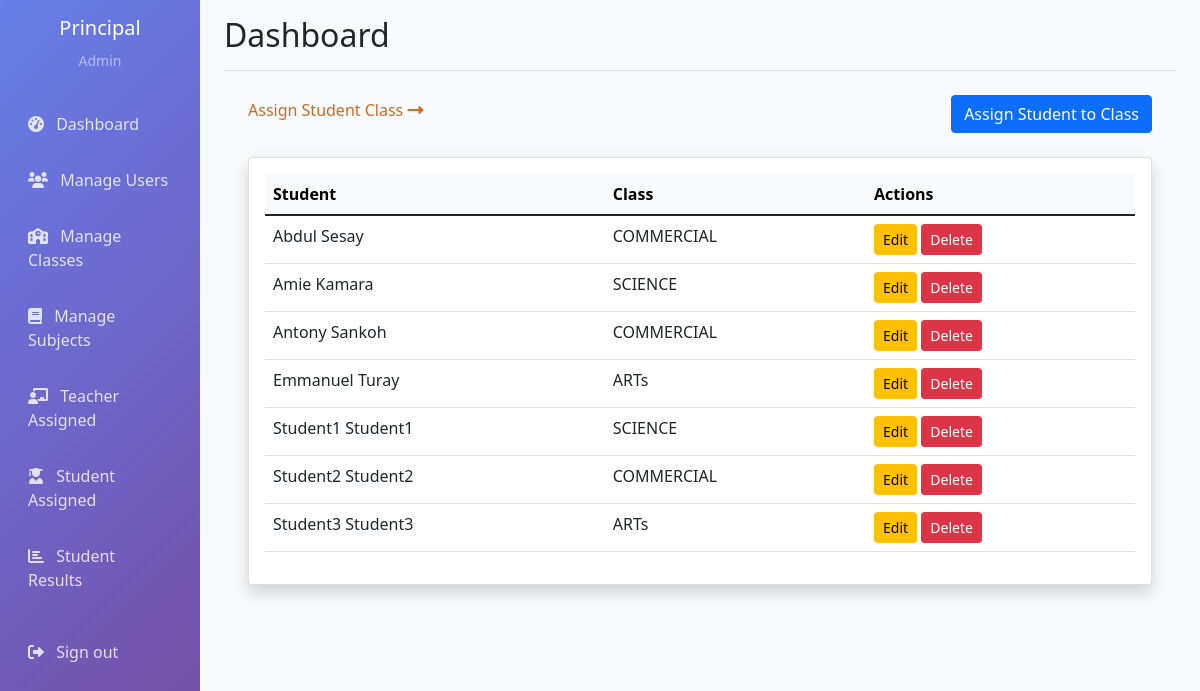
/accounts/student-assignments/ (signed in), run on the app's committed database.
### accounts/models.py (models this page shows, shortened)
class CustomUser(AbstractUser):
    USER_TYPE_CHOICES = (
        ('admin', 'Admin'),
        ('teacher', 'Teacher'),
        ('student', 'Student'),
    )
    email = models.EmailField(unique=True)
    user_type = models.CharField(max_length=10, choices=USER_TYPE_CHOICES)
    phone = models.PositiveIntegerField(max_length=15, blank=True)
    address = models.CharField(blank=True)
    USERNAME_FIELD = 'email'
    REQUIRED_FIELDS = ['username', 'user_type']

class StudentClass(models.Model):
    student = models.ForeignKey(CustomUser, on_delete=models.CASCADE, limit_choices_to={'user_type': 'student'})
    class_assigned = models.ForeignKey(Class, on_delete=models.CASCADE)
    class Meta:
        unique_together = ['student', 'class_assigned']

class Class(models.Model):
    name = models.CharField(max_length=100)
    description = models.CharField(blank=True)
    created_at = models.DateTimeField(auto_now_add=True)
    class Meta:
        verbose_name_plural = "Classes"

### accounts/views.py (the view)
# urls.py: path('accounts/student-assignments/', views.manage_student_assignments, name='manage_student_assignments'),
@login_required
def manage_student_assignments(request):
    if request.user.user_type != 'admin':
        messages.error(request, 'Access denied')
        return redirect('dashboard')
    assignments = StudentClass.objects.all().order_by('student__first_name')
    return render(request, 'admin/manage_student_assignments.html', {'assignments': assignments})

### templates/admin/manage_student_assignments.html (shortened to what this page needs)
{% extends 'base.html' %}
{% block content %}
<div class="container mt-4">
    <div class="d-flex justify-content-between align-items-center mb-4">
        <h6 style="color: chocolate;">Assign Student Class <i class="fas fa-long-arrow-alt-right"></i></h6>
        <a href="{% url 'assign_student_class' %}" class="btn btn-primary">
             Assign Student to Class
        </a>
    </div>
    <div class="card shadow">
        <div class="card-body">
            <div class="table-responsive">
                <table class="table table-hover">
                    <thead class="table-light">
                        <tr>
                            <th>Student</th>
                            <th>Class</th>
                             <th>Actions</th>
                        </tr>
                    </thead>
                    <tbody>
                        {% for assignment in assignments %}
                        <tr>
                            <td>{{ assignment.student.get_full_name }}</td>
                            <td>{{ assignment.class_assigned.name }}</td>
                             <td>
    <a href="{% url 'edit_student_assignment' assignment.id %}" class="btn btn-sm btn-warning">
         Edit
    </a>
    <a href="{% url 'delete_student_assignment' assignment.id %}" class="btn btn-sm btn-danger">
         Delete
    </a>
</td>
                        </tr>
                        {% empty %}
                        <tr>
                            <td colspan="4" class="text-center">No student assignments found</td>
                        </tr>
                        {% endfor %}
                    </tbody>
                </table>
            </div>
        </div>
    </div>
</div>
{% endblock %}

### templates/base.html (shortened to what this page needs)
<!DOCTYPE html>
<html lang="en">
<head>
    <link href="https://cdn.jsdelivr.net/npm/select2@4.1.0-rc.0/dist/css/select2.min.css" rel="stylesheet" />
    <link href="https://cdn.jsdelivr.net/npm/bootstrap@5.1.3/dist/css/bootstrap.min.css" rel="stylesheet">
    <link href="https://cdnjs.cloudflare.com/ajax/libs/font-awesome/6.0.0/css/all.min.css" rel="stylesheet">
</head>
<body>
    <div class="container-fluid">
        <div class="row">
            {% if request.user.is_authenticated %}
            <nav class="col-md-3 col-lg-2 d-md-block sidebar collapse">
                <div class="position-sticky pt-3">
                    <div class="text-center mb-4">
                        <h5 class="text-white">{{ request.user.get_full_name }}</h5>
                        <small class="text-white-50">{{ request.user.user_type|title }}</small>
                    </div>
                    <ul class="nav flex-column">
                        <li class="nav-item">
                            <a class="nav-link" href="{% url 'dashboard' %}">
                                <i class="fas fa-tachometer-alt me-2"></i>
                                Dashboard
                            </a>
                        </li>
                        {% if request.user.user_type == 'admin' %}
                        <li class="nav-item">
                            <a class="nav-link" href="{% url 'manage_users' %}">
                                <i class="fas fa-users me-2"></i>
                                Manage Users
                            </a>
                        </li>
                        <li class="nav-item">
                            <a class="nav-link" href="{% url 'manage_classes' %}">
                                <i class="fas fa-school me-2"></i>
                                Manage Classes
                            </a>
                        </li>
                        <li class="nav-item">
                            <a class="nav-link" href="{% url 'manage_subjects' %}">
                                <i class="fas fa-book me-2"></i>
                                Manage Subjects
                            </a>
                        </li>
                        <li class="nav-item">
                            <a class="nav-link" href="{% url 'manage_teacher_assignments' %}">
                                <i class="fas fa-chalkboard-teacher me-2"></i>
                                Teacher Assigned
                            </a>
                        </li>
                        <li class="nav-item">
                            <a class="nav-link" href="{% url 'manage_student_assignments' %}">
                                <i class="fas fa-user-graduate me-2"></i>
                                Student Assigned
                            </a>
                        </li>
                        <li class="nav-item">
                            <a class="nav-link" href="{% url 'admin_student_results' %}">
                                <i class="fas fa-chart-bar me-2"></i>
                                Student Results
                            </a>
                        </li>
                        {% endif %}
                        <li class="nav-item mt-3">
                            <a class="nav-link" href="{% url 'logout' %}">
                                <i class="fas fa-sign-out-alt me-2"></i>
                                Sign out
                            </a>
                        </li>
                    </ul>
                </div>
            </nav>
            {% endif %}
            <main class="col-md-9 ms-sm-auto col-lg-10 px-md-4 main-content">
                {% if request.user.is_authenticated %}
                <div class="d-flex justify-content-between flex-wrap flex-md-nowrap align-items-center pt-3 pb-2 mb-3 border-bottom">
                    <h1 class="h2">{% block page_title %}Dashboard{% endblock %}</h1>
                </div>
                {% endif %}
                {% block content %}
                {% endblock %}
            </main>
        </div>
    </div>
</body>
</html>

### templates/base.html (style rules this page uses)
.sidebar { min-height: 100vh; background: linear-gradient(135deg, #667eea 0%, #764ba2 100%); }
.sidebar .nav-link { color: rgba(255, 255, 255, 0.8); padding: 0.75rem 1rem; margin: 0.25rem 0; border-radius: 0.5rem; transition: all 0.3s; }
.main-content { background-color: #f8f9fa; min-height: 100vh; }

### data on the page
CustomUser: user.get_full_name "Principal", user.user_type "Admin"
StudentClass: student.get_full_name "Abdul Sesay", class_assigned.name "COMMERCIAL"
StudentClass: student.get_full_name "Amie Kamara", class_assigned.name "SCIENCE"
StudentClass: student.get_full_name "Antony Sankoh", class_assigned.name "COMMERCIAL"
StudentClass: student.get_full_name "Emmanuel Turay", class_assigned.name "ARTs"
StudentClass: student.get_full_name "Student1 Student1", class_assigned.name "SCIENCE"
StudentClass: student.get_full_name "Student2 Student2", class_assigned.name "COMMERCIAL"
StudentClass: student.get_full_name "Student3 Student3", class_assigned.name "ARTs"
